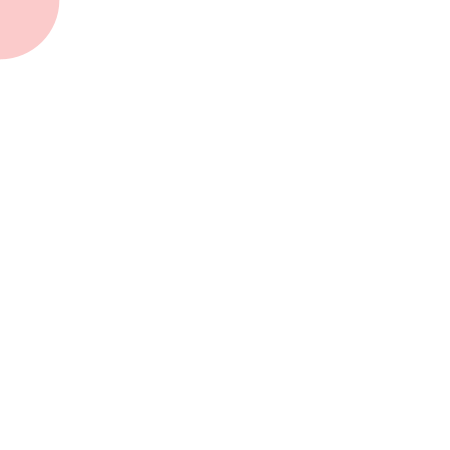
Frame 1 (no input)
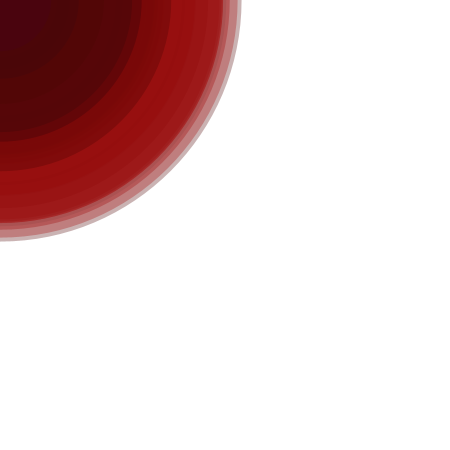
Frame 60 (the mouse pressed at the canvas centre just before this capture)
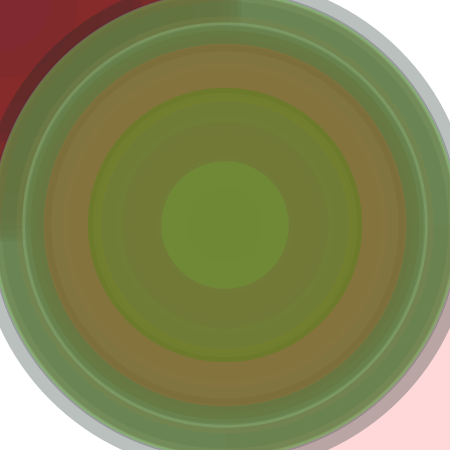
Frame 120 (the mouse held since frame 60 and released just before this capture)

The Processing sketch that drew these frames (run headless with seeded random() and noise(); from frame 60 on, the mouse is pressed at the canvas centre):

// Processing sketch: processing_22315
// ── processing_22315.pde



void setup() {
  size(450, 450);
  colorMode(HSB,100);
  background(100);
  smooth();
  noFill();
   
}
 
void draw() {
  // noFill();
  // stroke(60,50,80,10);
  
  noStroke();
  //int distance = int (pmouseX-mouseX)-(pmouseY-mouseY);
  
 int cLocation = mouseX + mouseY;
 int pLocation = pmouseX + pmouseY;
  
  fill(cLocation-pLocation, 50, 200, 30);
  rect(mouseX, mouseY, cLocation-pLocation, cLocation-pLocation);
   
  fill(pLocation-cLocation, 50, 200, 30);
  rect(mouseX, mouseY, pLocation-cLocation, pLocation-cLocation);
   
 
 // ellipse(mouseX, mouseY, mouseX-pmouseX, mouseY-pmouseY);
  
    noStroke();
  fill(random(200),random(255),random(100),30);
  float diam = random(500);
  ellipse(mouseX, mouseY,diam,diam);
}
